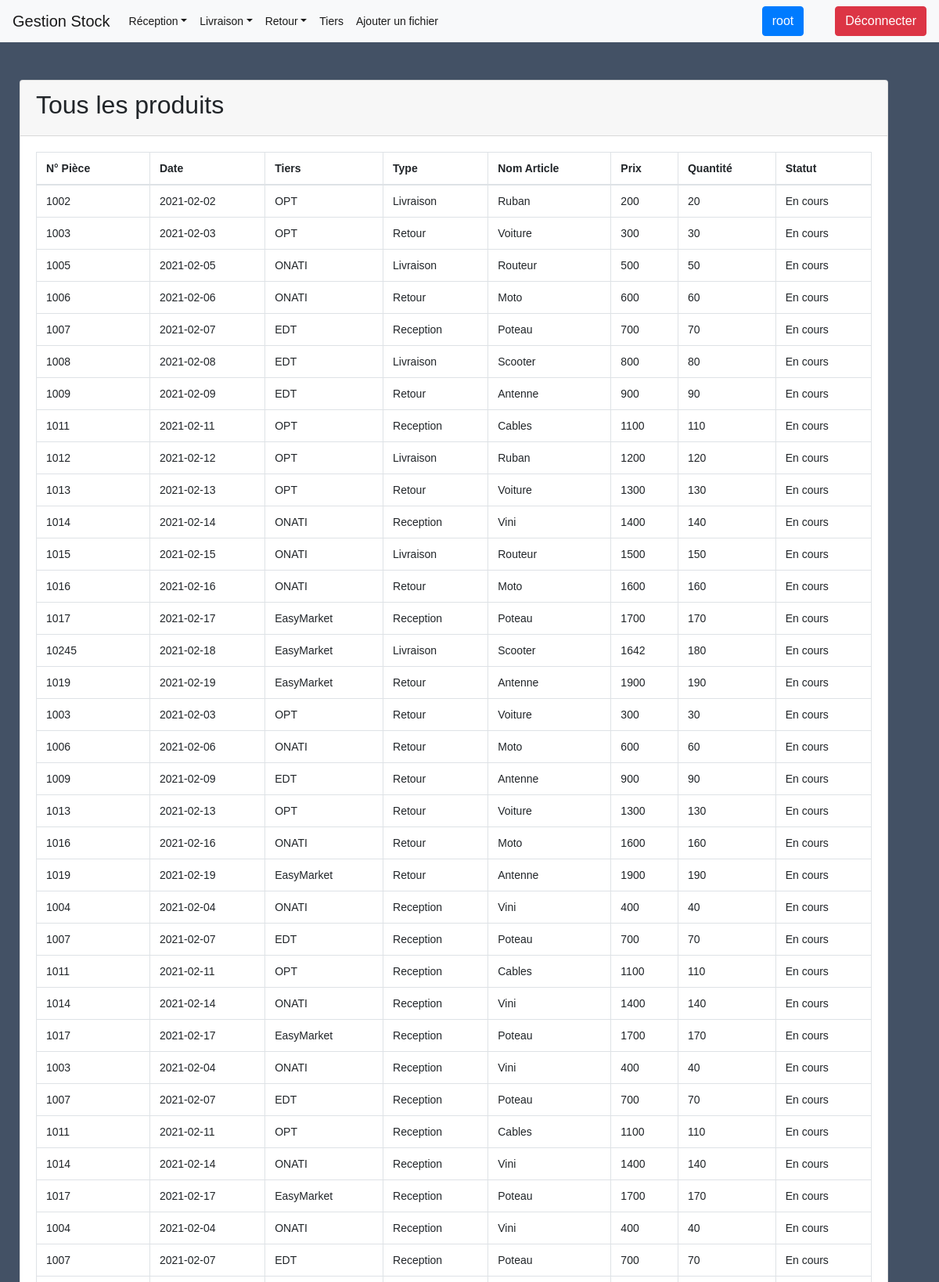
The app's page /index.php (signed in, upper part) with its own data.
### tables this page shows
CREATE TABLE `entete` (
  `id` int(11) NOT NULL,
  `no_piece` int(11) NOT NULL,
  `date_code` date NOT NULL,
  `id_tiers` varchar(11) NOT NULL,
  `type_code` varchar(11) NOT NULL
);

CREATE TABLE `detail` (
  `id` int(11) NOT NULL,
  `no_piece` int(11) NOT NULL,
  `nom_article` varchar(11) NOT NULL,
  `prix` int(11) NOT NULL,
  `quantite` int(11) NOT NULL
);

CREATE TABLE `type` (
  `id` int(11) NOT NULL,
  `type_code` varchar(15) NOT NULL,
  `statut` varchar(10) NOT NULL
);

### index.php (the view, shortened to what this page needs)
<?php
include 'Connexion/db.php';
$sql = 'SELECT * FROM entete INNER JOIN detail ON detail.id=entete.id INNER JOIN type ON type.id = entete.id';
$statement = $connection->prepare($sql);
$statement->execute();
$achat = $statement->fetchAll(PDO::FETCH_OBJ);
?>
<?php require 'header.php'; ?>
  <div style=" position: fixed; margin-left: 30px;" class="card mt-5 ">
    <div class="card-header">
      <h2>Recherche</h2>
    </div>
    <div  class="card-body">
      <form action="#" method="POST">
        <div class="form-group">
          <label> N° Pièce</label>
        </div>
        <div class="form-group">
          <label>Date Commande</label>
        </div>
        <div class="form-group">
          <label>Tiers</label>
        </div>
        <div class="form-group">
          <label>Type</label>
        </div>
        <div class="form-group">
          <label>Nom Article</label>
        </div>
        <div class="form-group">
          <label>Statut</label>
        </div>
        <div class="form-group">
        </div>
      </form>
    </div>
  </div>
<div style="margin-right: 50px;" class="container">
  <div class="card mt-5 ">
    <div class="card-header">
      <h2>Tous les produits</h2>
    </div>
    <div class="card-body">
      <table id="data" class="table table-bordered display">
      <thead>
        <tr>
          <th >N° Pièce</th>
          <th >Date</th>
          <th >Tiers</th>
          <th >Type</th>
          <th >Nom Article</th>
          <th >Prix</th>
          <th >Quantité</th>
          <th >Statut</th>
        </tr>
      </thead>
        <tbody id="myTable">
        <?php foreach ($achat as $achats) : ?>
          <tr class="content">
            <td class="export" ><?= $achats->no_piece; ?></td>
            <td class="export"><?= $achats->date_code; ?></td>
            <td class="export"><?= $achats->id_tiers; ?></td>
            <td class="export"><?= $achats->type_code; ?></td>
            <td class="export"><?= $achats->nom_article; ?></td>
            <td class="export"><?= $achats->prix; ?></td>
            <td class="export"><?= $achats->quantite; ?></td>
            <td class="export"><?= $achats->statut; ?>
          </tr>
        <?php endforeach; ?>
        </tbody>
      </table>
    </div>
  </div>
</div>
<?php require 'footer.php'; ?>

### Css/style.css (style rules this page uses)
body { font: 14px sans-serif; background-color: #435165; }

### records on screen
entete: detail.no_piece "1002", date_code "2021-02-02", id_tiers "OPT", type.type_code "Livraison", detail.nom_article "Ruban", detail.prix "200", detail.quantite "20", type.statut "En cours"
entete: detail.no_piece "1003", date_code "2021-02-03", id_tiers "OPT", type.type_code "Retour", detail.nom_article "Voiture", detail.prix "300", detail.quantite "30", type.statut "En cours"
entete: detail.no_piece "1005", date_code "2021-02-05", id_tiers "ONATI", type.type_code "Livraison", detail.nom_article "Routeur", detail.prix "500", detail.quantite "50", type.statut "En cours"
entete: detail.no_piece "1006", date_code "2021-02-06", id_tiers "ONATI", type.type_code "Retour", detail.nom_article "Moto", detail.prix "600", detail.quantite "60", type.statut "En cours"
entete: detail.no_piece "1007", date_code "2021-02-07", id_tiers "EDT", type.type_code "Reception", detail.nom_article "Poteau", detail.prix "700", detail.quantite "70", type.statut "En cours"
entete: detail.no_piece "1008", date_code "2021-02-08", id_tiers "EDT", type.type_code "Livraison", detail.nom_article "Scooter", detail.prix "800", detail.quantite "80", type.statut "En cours"
entete: detail.no_piece "1009", date_code "2021-02-09", id_tiers "EDT", type.type_code "Retour", detail.nom_article "Antenne", detail.prix "900", detail.quantite "90", type.statut "En cours"
entete: detail.no_piece "1011", date_code "2021-02-11", id_tiers "OPT", type.type_code "Reception", detail.nom_article "Cables", detail.prix "1100", detail.quantite "110", type.statut "En cours"
entete: detail.no_piece "1012", date_code "2021-02-12", id_tiers "OPT", type.type_code "Livraison", detail.nom_article "Ruban", detail.prix "1200", detail.quantite "120", type.statut "En cours"
entete: detail.no_piece "1013", date_code "2021-02-13", id_tiers "OPT", type.type_code "Retour", detail.nom_article "Voiture", detail.prix "1300", detail.quantite "130", type.statut "En cours"
entete: detail.no_piece "1014", date_code "2021-02-14", id_tiers "ONATI", type.type_code "Reception", detail.nom_article "Vini", detail.prix "1400", detail.quantite "140", type.statut "En cours"
entete: detail.no_piece "1015", date_code "2021-02-15", id_tiers "ONATI", type.type_code "Livraison", detail.nom_article "Routeur", detail.prix "1500", detail.quantite "150", type.statut "En cours"
entete: detail.no_piece "1016", date_code "2021-02-16", id_tiers "ONATI", type.type_code "Retour", detail.nom_article "Moto", detail.prix "1600", detail.quantite "160", type.statut "En cours"
entete: detail.no_piece "1017", date_code "2021-02-17", id_tiers "EasyMarket", type.type_code "Reception", detail.nom_article "Poteau", detail.prix "1700", detail.quantite "170", type.statut "En cours"
entete: detail.no_piece "10245", date_code "2021-02-18", id_tiers "EasyMarket", type.type_code "Livraison", detail.nom_article "Scooter", detail.prix "1642", detail.quantite "180", type.statut "En cours"
entete: detail.no_piece "1019", date_code "2021-02-19", id_tiers "EasyMarket", type.type_code "Retour", detail.nom_article "Antenne", detail.prix "1900", detail.quantite "190", type.statut "En cours"
entete: detail.no_piece "1003", date_code "2021-02-03", id_tiers "OPT", type.type_code "Retour", detail.nom_article "Voiture", detail.prix "300", detail.quantite "30", type.statut "En cours"
entete: detail.no_piece "1006", date_code "2021-02-06", id_tiers "ONATI", type.type_code "Retour", detail.nom_article "Moto", detail.prix "600", detail.quantite "60", type.statut "En cours"
entete: detail.no_piece "1009", date_code "2021-02-09", id_tiers "EDT", type.type_code "Retour", detail.nom_article "Antenne", detail.prix "900", detail.quantite "90", type.statut "En cours"
entete: detail.no_piece "1013", date_code "2021-02-13", id_tiers "OPT", type.type_code "Retour", detail.nom_article "Voiture", detail.prix "1300", detail.quantite "130", type.statut "En cours"
entete: detail.no_piece "1016", date_code "2021-02-16", id_tiers "ONATI", type.type_code "Retour", detail.nom_article "Moto", detail.prix "1600", detail.quantite "160", type.statut "En cours"
entete: detail.no_piece "1019", date_code "2021-02-19", id_tiers "EasyMarket", type.type_code "Retour", detail.nom_article "Antenne", detail.prix "1900", detail.quantite "190", type.statut "En cours"
entete: detail.no_piece "1004", date_code "2021-02-04", id_tiers "ONATI", type.type_code "Reception", detail.nom_article "Vini", detail.prix "400", detail.quantite "40", type.statut "En cours"
entete: detail.no_piece "1007", date_code "2021-02-07", id_tiers "EDT", type.type_code "Reception", detail.nom_article "Poteau", detail.prix "700", detail.quantite "70", type.statut "En cours"
entete: detail.no_piece "1011", date_code "2021-02-11", id_tiers "OPT", type.type_code "Reception", detail.nom_article "Cables", detail.prix "1100", detail.quantite "110", type.statut "En cours"
entete: detail.no_piece "1014", date_code "2021-02-14", id_tiers "ONATI", type.type_code "Reception", detail.nom_article "Vini", detail.prix "1400", detail.quantite "140", type.statut "En cours"
entete: detail.no_piece "1017", date_code "2021-02-17", id_tiers "EasyMarket", type.type_code "Reception", detail.nom_article "Poteau", detail.prix "1700", detail.quantite "170", type.statut "En cours"
entete: detail.no_piece "1003", date_code "2021-02-04", id_tiers "ONATI", type.type_code "Reception", detail.nom_article "Vini", detail.prix "400", detail.quantite "40", type.statut "En cours"
entete: detail.no_piece "1007", date_code "2021-02-07", id_tiers "EDT", type.type_code "Reception", detail.nom_article "Poteau", detail.prix "700", detail.quantite "70", type.statut "En cours"
entete: detail.no_piece "1011", date_code "2021-02-11", id_tiers "OPT", type.type_code "Reception", detail.nom_article "Cables", detail.prix "1100", detail.quantite "110", type.statut "En cours"
entete: detail.no_piece "1014", date_code "2021-02-14", id_tiers "ONATI", type.type_code "Reception", detail.nom_article "Vini", detail.prix "1400", detail.quantite "140", type.statut "En cours"
entete: detail.no_piece "1017", date_code "2021-02-17", id_tiers "EasyMarket", type.type_code "Reception", detail.nom_article "Poteau", detail.prix "1700", detail.quantite "170", type.statut "En cours"
entete: detail.no_piece "1004", date_code "2021-02-04", id_tiers "ONATI", type.type_code "Reception", detail.nom_article "Vini", detail.prix "400", detail.quantite "40", type.statut "En cours"
entete: detail.no_piece "1007", date_code "2021-02-07", id_tiers "EDT", type.type_code "Reception", detail.nom_article "Poteau", detail.prix "700", detail.quantite "70", type.statut "En cours"

### other values on screen
$_SESSION['username'] "root"
